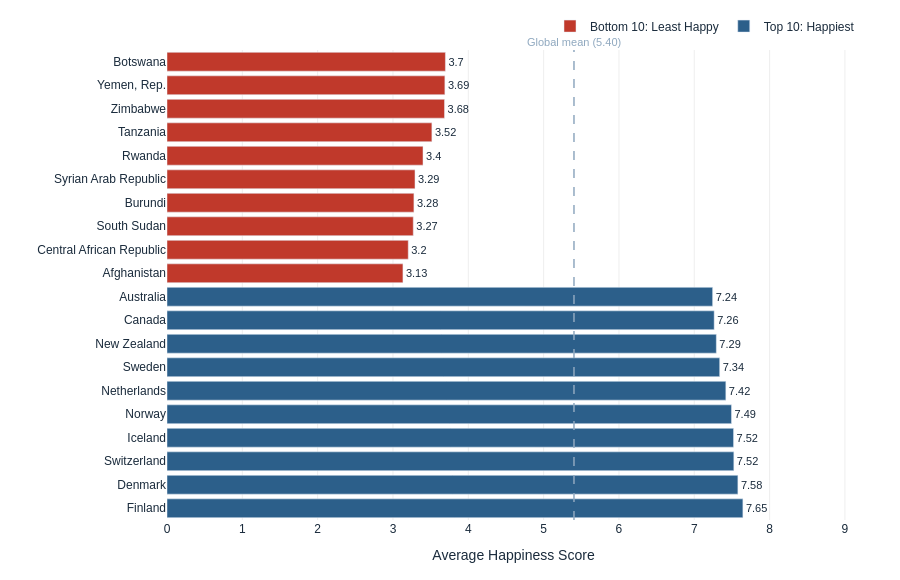

Write notebook code for a chart like this one.
### Markdown cell above
### 5.2 Top 10 / Bottom 10 Bar Chart — *The happiest countries are strikingly small*

**Type:** Interactive horizontal bar chart (Plotly)

**Purpose:** Zooms in on the concrete countries. The reader sees Finland, Denmark, Iceland, Norway in the top — and it becomes immediately clear that the top is dominated by small nations.

**Justification:** The bar chart plants the hypothesis explicitly without requiring much explanation. Hover tooltips show population size, so the reader can verify the size pattern themselves.

### Code cell
df_combined['Pop_2022_M'] = (df_combined['Pop_2022'] / 1e6).round(2)

top10 = df_combined.nlargest(10,  'Happiness Score').copy()
bot10 = df_combined.nsmallest(10, 'Happiness Score').copy()
top10['Group'] = 'Top 10: Happiest'
bot10['Group'] = 'Bottom 10: Least Happy'

df_bars = pd.concat([bot10, top10]).reset_index(drop=True)

fig2 = go.Figure()

for group, colour in [
    ('Bottom 10: Least Happy', SITE_COLOURS['low']),
    ('Top 10: Happiest',       SITE_COLOURS['primary']),
]:
    subset = df_bars[df_bars['Group'] == group].sort_values(
        'Happiness Score', ascending=(group == 'Top 10: Happiest')
    )
    fig2.add_trace(go.Bar(
        x=subset['Happiness Score'],
        y=subset['Country'],
        orientation='h',
        name=group,
        marker_color=colour,
        customdata=np.stack([
            subset['Pop_2022_M'],
            subset['Region'],
        ], axis=-1),
        hovertemplate=(
            '<b>%{y}</b><br>'
            'Happiness Score: <b>%{x:.2f}</b><br>'
            'Population (2022): <b>%{customdata[0]:.1f}M</b><br>'
            'Region: %{customdata[1]}<br>'
            '<extra></extra>'
        ),
        text=subset['Happiness Score'].round(2),
        textposition='outside',
        textfont=dict(size=11, color=SITE_COLOURS['text']),
    ))

global_mean = df_combined['Happiness Score'].mean()
fig2.add_vline(
    x=global_mean,
    line_dash='dash',
    line_color=SITE_COLOURS['muted'],
    line_width=1.5,
    annotation_text=f'Global mean ({global_mean:.2f})',
    annotation_position='top',
    annotation_font_size=11,
    annotation_font_color=SITE_COLOURS['muted'],
)

fig2.update_layout(
    xaxis=dict(title='Average Happiness Score', range=[0, 9.2],
               showgrid=True, gridcolor='#eeeeee', color=SITE_COLOURS['text']),
    yaxis=dict(title='', autorange='reversed', color=SITE_COLOURS['text']),
    legend=dict(orientation='h', yanchor='bottom', y=1.02, xanchor='right', x=1,
                font=dict(color=SITE_COLOURS['text'])),
    plot_bgcolor='#FFFFFF',
    paper_bgcolor='#FFFFFF',
    height=580,
    margin=dict(l=160, r=40, t=20, b=60),
    font=dict(family='Arial', size=12, color=SITE_COLOURS['text']),
)

fig2.show()
fig2.write_html('/Users/fridafrandsen/Desktop/Social Data analysis and visualizaton/Final Project/fridapfrandsen.github.io/plot2_top_bottom.html', include_plotlyjs='cdn')

### Figure 1 — Plotly figure (JSON) as saved in the notebook; plotly's stock layout.template omitted (floating-point values rounded to 4 significant figures)
{"data": [{"customdata": [[2.44, "Sub-Saharan Africa"], [38.22, "Middle East and North Africa"], [16.07, "Sub-Saharan Africa"], [64.71, "Sub-Saharan Africa"], [13.65, "Sub-Saharan Africa"], [22.46, "Middle East and North Africa"], [13.32, "Sub-Saharan Africa"], [11.02, "Sub-Saharan Africa"], [5.1, "Sub-Saharan Africa"], [40.58, "South Asia"]], "hovertemplate": "<b>%{y}</b><br>Happiness Score: <b>%{x:.2f}</b><br>Population (2022): <b>%{customdata[0]:.1f}M</b><br>Region: %{customdata[1]}<br><extra></extra>", "marker": {"color": "#c0392b"}, "name": "Bottom 10: Least Happy", "orientation": "h", "text": [3.7, 3.69, 3.68, 3.52, 3.4, 3.29, 3.28, 3.27, 3.2, 3.13], "textfont": {"color": "#1A2B3C", "size": 11}, "textposition": "outside", "type": "bar", "x": [3.696, 3.689, 3.684, 3.516, 3.398, 3.292, 3.278, 3.269, 3.203, 3.132], "y": ["Botswana", "Yemen, Rep.", "Zimbabwe", "Tanzania", "Rwanda", "Syrian Arab Republic", "Burundi", "South Sudan", "Central African Republic", "Afghanistan"]}, {"customdata": [[26.02, "Australia and New Zealand"], [38.94, "North America"], [5.08, "Australia and New Zealand"], [10.49, "Western Europe"], [17.7, "Western Europe"], [5.46, "Western Europe"], [0.38, "Western Europe"], [8.78, "Western Europe"], [5.9, "Western Europe"], [5.56, "Western Europe"]], "hovertemplate": "<b>%{y}</b><br>Happiness Score: <b>%{x:.2f}</b><br>Population (2022): <b>%{customdata[0]:.1f}M</b><br>Region: %{customdata[1]}<br><extra></extra>", "marker": {"color": "#2C5F8A"}, "name": "Top 10: Happiest", "orientation": "h", "text": [7.24, 7.26, 7.29, 7.34, 7.42, 7.49, 7.52, 7.52, 7.58, 7.65], "textfont": {"color": "#1A2B3C", "size": 11}, "textposition": "outside", "type": "bar", "x": [7.244, 7.264, 7.293, 7.337, 7.419, 7.494, 7.521, 7.525, 7.579, 7.645], "y": ["Australia", "Canada", "New Zealand", "Sweden", "Netherlands", "Norway", "Iceland", "Switzerland", "Denmark", "Finland"]}], "layout": {"annotations": [{"font": {"color": "#8FA8BF", "size": 11}, "showarrow": false, "text": "Global mean (5.40)", "x": 5.403, "xanchor": "center", "xref": "x", "y": 1, "yanchor": "bottom", "yref": "y domain"}], "font": {"color": "#1A2B3C", "family": "Arial", "size": 12}, "height": 580, "legend": {"font": {"color": "#1A2B3C"}, "orientation": "h", "x": 1, "xanchor": "right", "y": 1.02, "yanchor": "bottom"}, "margin": {"b": 60, "l": 160, "r": 40, "t": 20}, "paper_bgcolor": "#FFFFFF", "plot_bgcolor": "#FFFFFF", "shapes": [{"line": {"color": "#8FA8BF", "dash": "dash", "width": 1.5}, "type": "line", "x0": 5.403, "x1": 5.403, "xref": "x", "y0": 0, "y1": 1, "yref": "y domain"}], "xaxis": {"color": "#1A2B3C", "gridcolor": "#eeeeee", "range": [0, 9.2], "showgrid": true, "title": {"text": "Average Happiness Score"}}, "yaxis": {"autorange": "reversed", "color": "#1A2B3C", "title": {"text": ""}}}}
